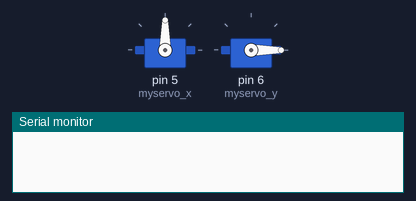
This sketch was run on a simulated Arduino Uno, built with avr-gcc and run on an emulated ATmega328P. On the bench: 2 × servo, the last lines printed to the serial monitor.

Above: at 0.1 s.
At 10.06 s:
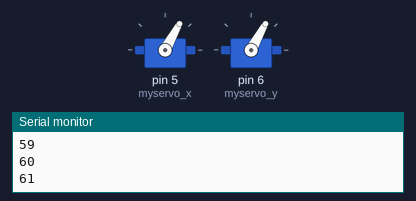
At 20.0 s:
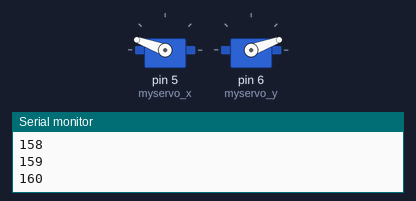
At 39.87 s:
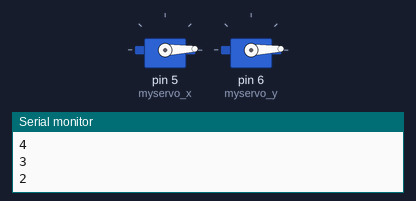
Timing chart, 0 to 40.0 s (numbered marks = the images above):
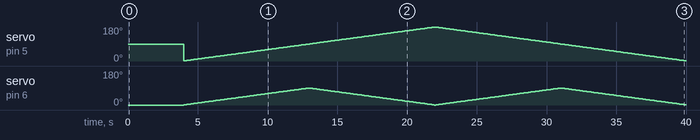

Measured:
- by itself, servo on pin 5 (myservo_x): 90° → 1° at 4.0 s, → 2° 0.10 s later, → 3° 0.10 s later, → 4° 0.10 s later, … (359 changes in this stretch)

The sketch:

servotest.ino
```cpp
/*
 Controlling a servo position using a potentiometer (variable resistor)
 by Michal Rinott <http://people.interaction-ivrea.it/m.rinott>

 modified on 8 Nov 2013
 by Scott Fitzgerald
 http://www.arduino.cc/en/Tutorial/Knob
*/

#include <Servo.h>

Servo myservo_x;  // create servo object to control a servo
Servo myservo_y;


int valx = 0, valy = 0;    // variable to read the value from the analog pin
boolean flag_return_x;
boolean flag_return_y;

void setup() {
  myservo_x.attach(5);  // attaches the servo on pin 9 to the servo object
  myservo_y.attach(6);
  myservo_x.write(90); // scale it to use it with the servo (value between 0 and 180)
  myservo_y.write(0);
  delay(4000);
}

void loop() {
  Serial.begin(9600);
  // reads the value of the potentiometer (value between 0 and 1023)

  if(valx == 180 || valx == 0) flag_return_x = !flag_return_x;
  if(flag_return_x) {
  valx++;
  } else {
    valx--;
  }
  if(valy == 90 || valy == 0) flag_return_y = !flag_return_y;
  if(flag_return_y) {
  valy++;
  } else {
    valy--;
  }
  myservo_x.write(valx); // scale it to use it with the servo (value between 0 and 180)
  myservo_y.write(valy);
  Serial.println(valx);
  delay(100);                           // waits for the servo to get there
}
```
